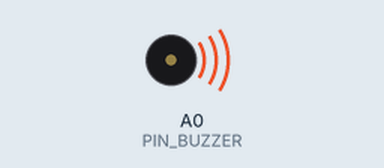
Bench run of a sketch on a simulated Arduino Uno, built with avr-gcc and run on an emulated ATmega328P. Shown: buzzer (waves = sounding, pin HIGH).

Above: at 0.6 s.
At 4.8 s:
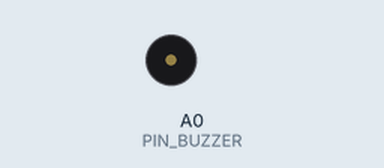
Timing chart, 0 to 8.3 s (numbered marks = the images above):
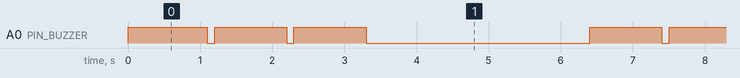

Measured:
- by itself, A0 (PIN_BUZZER): repeats every 6.3 s: HIGH 1.0 s, LOW 0.10 s, HIGH 1.0 s, LOW 3.1 s, HIGH 1.0 s, LOW 0.10 s
- by itself, everything shown: repeats every 6.3 s, in 6 steps

The sketch:

buzzler.ino
```cpp
#define PIN_BUZZER      A0

void setup() {
  pinMode(PIN_BUZZER, OUTPUT);
  digitalWrite(PIN_BUZZER, HIGH);  //turn on buzzler
  delay(100);
  digitalWrite(PIN_BUZZER, LOW); //turn off buzzler
}

void loop() {
  for (int i = 0; i < 3; i++) {
    digitalWrite(PIN_BUZZER, HIGH);
    delay(1000);
    digitalWrite(PIN_BUZZER, LOW);
    delay(100);
  }
  delay(3000);
}
```
